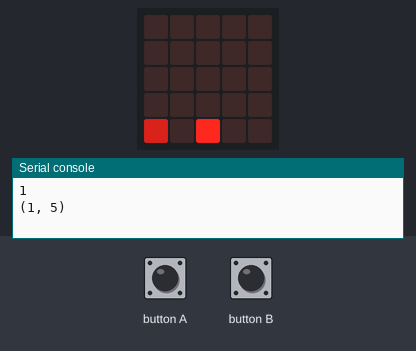
Bench run of a program on a simulated BBC micro:bit running MicroPython. On the bench: the board's 5×5 LED display, the last lines printed to the serial console. The inputs (shaded band) are chosen by the test bench. Random numbers come from a fixed seed.

Above: at 1.2 s.
1.3 s: button A pressed for 1 s
At 4.2 s:
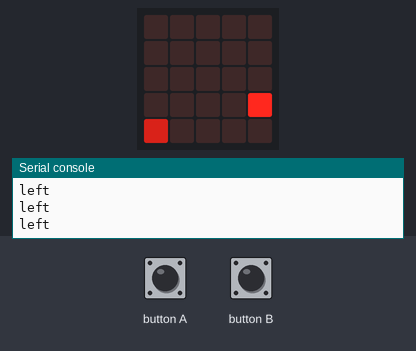
5.0 s: button B pressed for 1 s
At 7.8 s:
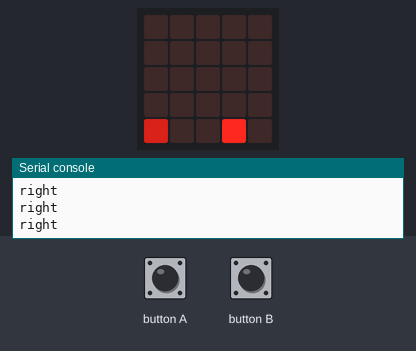
8.1 s: button A pressed for 0.15 s
At 11.0 s:
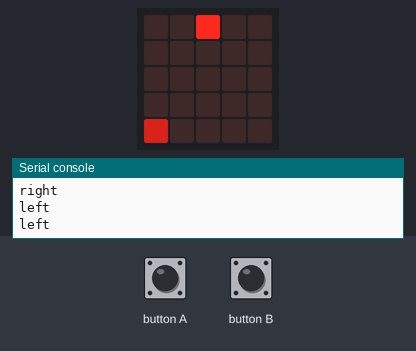
11.2 s: button B pressed for 0.15 s
At 13.7 s:
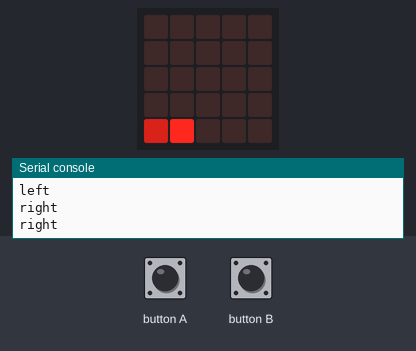
14.2 s: button A pressed for 3.2 s
At 14.7 s:
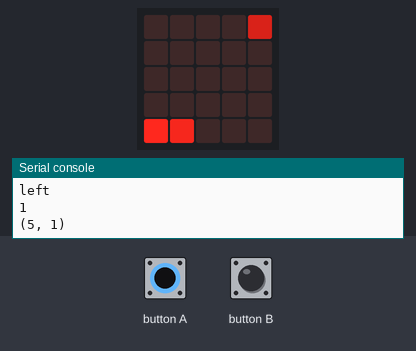
18.9 s: button B pressed for 0.15 s
At 21.5 s:
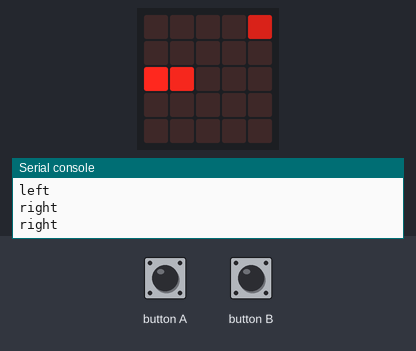
Timing chart, 0 to 22.9 s (numbered marks = the images above; inputs shaded):
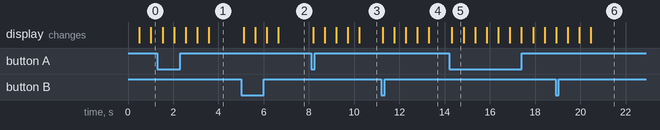

The program:

Snake-main__1_.py
```python
# Imports go at the top
from microbit import *
from random import randint as rand

def search(d:dict, target):
    for name, val in d.items():
        if val == target:
            return name


class Snake():

    def __init__(self):
        self.action = "IDLE"
        self.tick_speed = 500
        self.tick_counter = 0
        self.dir = (0,1)
        self.danger = 0
        self.score = 1

        self.board = {}
        for x in range(1,6):
            for y in range(1,6):
                self.board[(x,y)]="E"

        self.board[(3,3)] = "Player"
        self.spawn_food()

    def emptySquares(self):
        res = []
        for name, val in self.board.items():
            if val == "E":
                res.append(name)
        return res

    def spawn_food(self):
        print(1)
        options = self.emptySquares()
        chosen = options[rand(0, len(options)-1)]
        print(chosen)
        self.board[chosen] = "FOOD"

    def within_borders(self, pos:tuple):
        if pos[0] >= 6 or pos[0] <= 0 :
            return False
        if pos[1] >= 6 or pos[1] <= 0 :
            return False
        else:
            return True

    def clean_up(self):
        for name, val in self.board.items():
            if val[0] == "L":
                lifespan = int(val[1:])
                lifespan -= 1
                if lifespan <= 0:
                    self.board[name] = "E"
                else:
                    self.board[name] = "L" + str(lifespan)
    def move(self):
        x,y = search(self.board,"Player")
        target = ((x+self.dir[0],y+self.dir[1]))

        if not self.within_borders(target):
            pass
        elif self.board[target] == "FOOD":
            self.spawn_food()
            self.score += 1
            self.board[(x,y)] = "L"+str(self.score)
            self.board[(x+self.dir[0],y+self.dir[1])] = "Player"
        else:
            self.board[(x,y)] = "L"+str(self.score)
            self.board[(x+self.dir[0],y+self.dir[1])] = "Player"
            self.clean_up()


    def act(self):
        if self.action == "IDLE":
            pass
        elif self.action == "RIGHT":
            print("right")
            if self.dir == (0,1):
                self.dir = (1,0)
            elif self.dir == (0,-1):
                self.dir = (-1,0)
            elif self.dir == (1,0):
                self.dir = (0,-1)
            elif self.dir == (-1,0):
                self.dir = (0,1)
        elif self.action == "LEFT":
            print("left")
            if self.dir == (0,1):
                self.dir = (-1,0)
            elif self.dir == (0,-1):
                self.dir = (1,0)
            elif self.dir == (1,0):
                self.dir = (0,1)
            elif self.dir == (-1,0):
                self.dir = (0,-1)
        self.move()


    def display_board(self):
        rows = {i:"" for i in range(1,6)}
        for i in range(1,6):
            for j in range(1,6):
                current_block = self.board[(i,j)]
                if current_block == "Player":
                    rows[j] += "9"
                elif current_block == "FOOD":
                    rows[j] += "5"
                elif current_block[0] == "L":
                    rows[j] += "8"
                elif current_block == "E":
                    rows[j] += "0"
                pass

        display.show(Image(":".join(rows[i] for i in range(1,6))))


    def main_loop(self):
        if button_a.is_pressed():
            self.action = "LEFT"
        elif button_b.is_pressed():
            self.action = "RIGHT"
        self.tick_counter += 10
        if self.tick_counter >= self.tick_speed:
            self.act()
            self.display_board()
            self.tick_counter = 0
            self.action = "IDLE"
        sleep(10)
# Code in a 'while True:' loop repeats forever

newGame = Snake()

while True:
    newGame.main_loop()
   
```

Measured:
- after the input at 1.3 s, the display: first changes after 0.23 s (image 1 shows a later state)
- after the input at 5.0 s, the display: first changes after 0.11 s (image 2 shows a later state)
- after the input at 8.1 s, the display: first changes after 0.08 s (image 3 shows a later state)
- after the input at 11.2 s, the display: first changes after 0.05 s (image 4 shows a later state)
- after the input at 14.2 s, the display: changes after 0.12 s (image 5)
- what the display in image 5 shows lasts 0.5 s, from 14.3 s to 14.8 s
